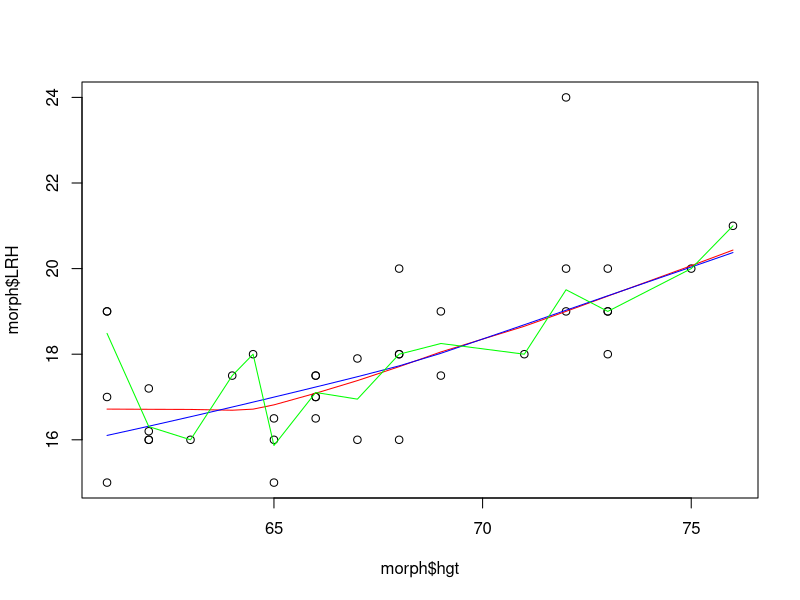
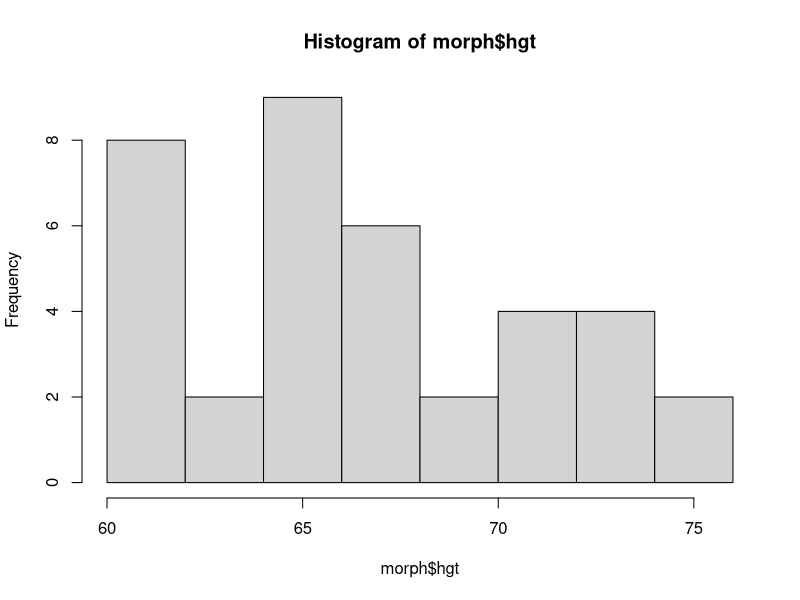
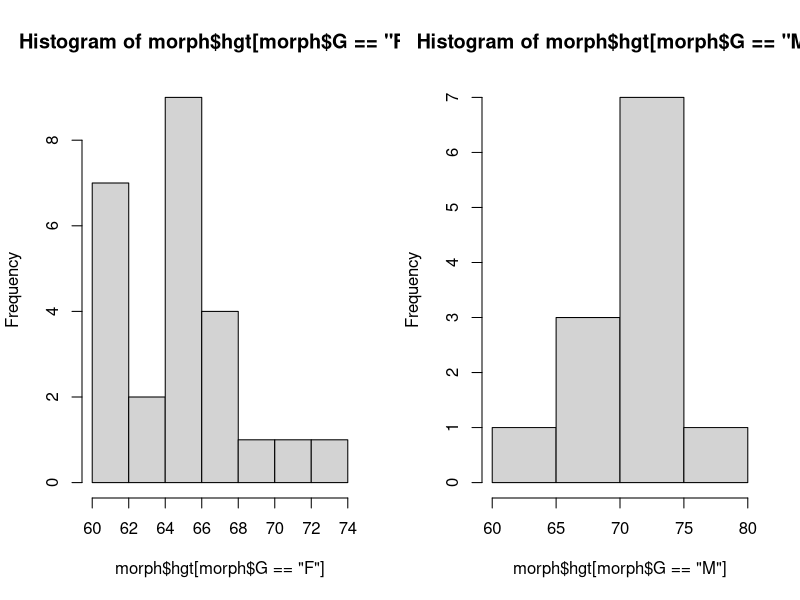
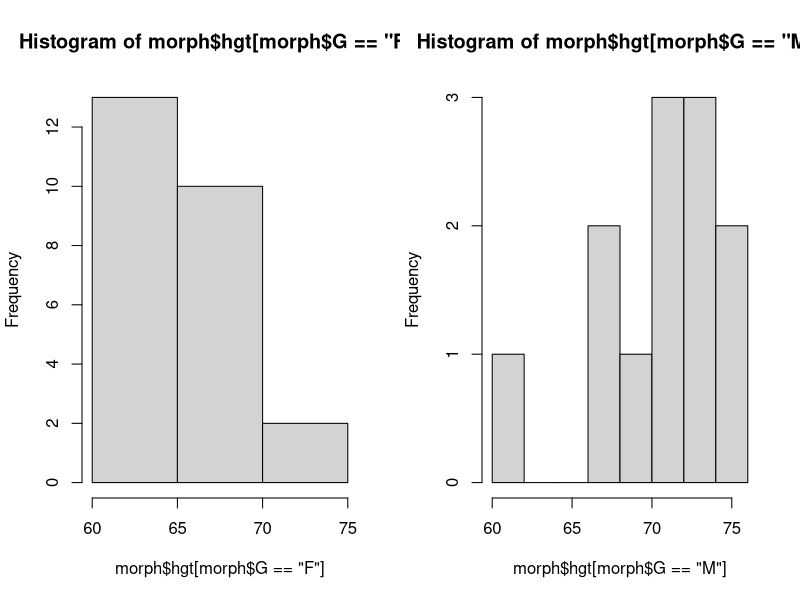
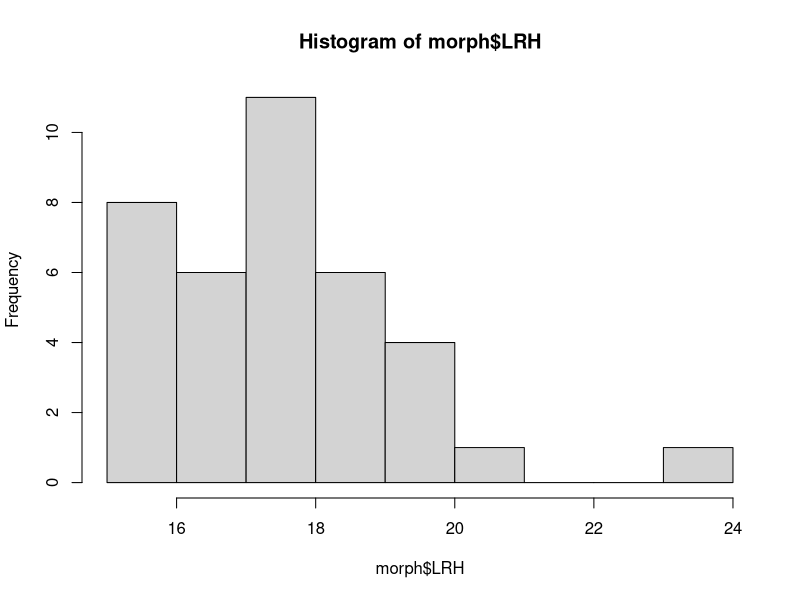
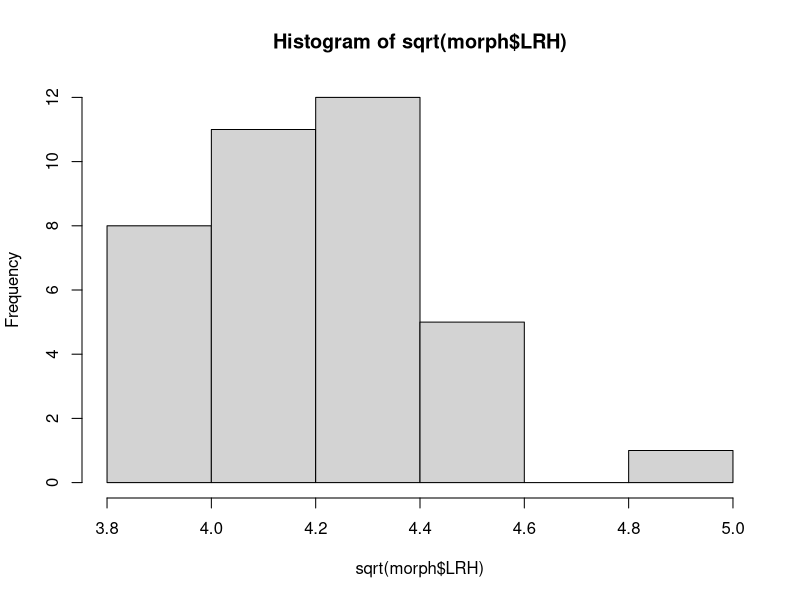
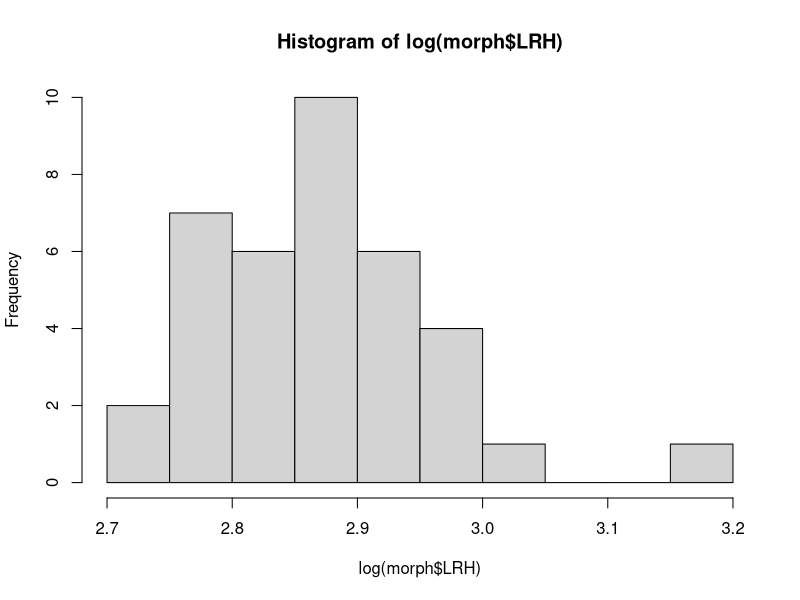
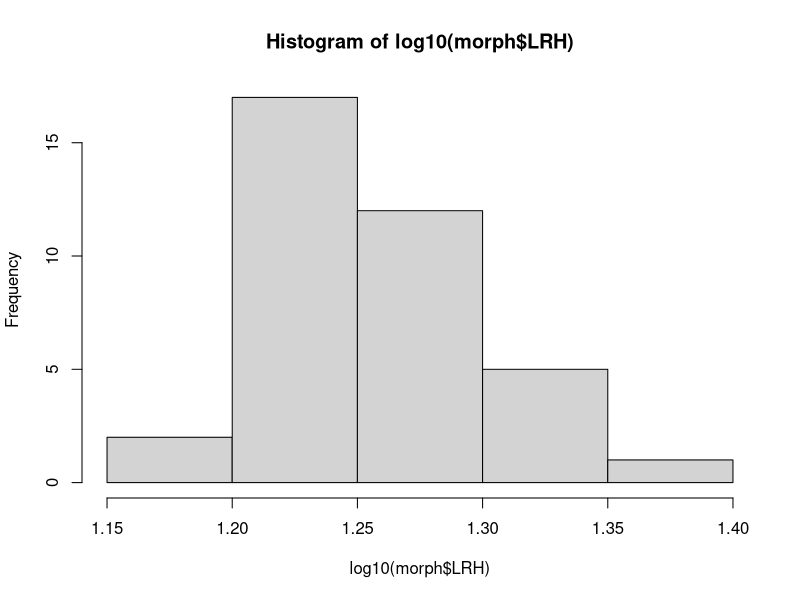

Write the R code that produced these figures, in order.
################################
#     An Introduction to R     #
# Session 6: plotting and data #
#         visualisation        #
#                              #
#        R Peer Group          #
################################

# An indroduction to data visualisation

################################################################################
# RUTH #
################################################################################

# back to the morph dataset 
# of hand lenghts hair colour etc...

morph <- read.table("Morpho.txt", 
                    header = TRUE)

str(morph)

names(morph) <- c("G", "Colour", 
                  "hgt", "LRH", 
                  "LLF")

summary(morph)

# basic scatter plot of height 
# and length of right hand

plot(morph$LRH~morph$hgt)

# add a simple smooth line (lowess)

lines(lowess(morph$LRH~morph$hgt), 
      col = "red")

# vary the smoothness using the 
# argument f

lines(lowess(morph$LRH~morph$hgt, f=1), 
      col = "blue")

lines(lowess(morph$LRH~morph$hgt, f=0.1), 
      col = "green")
##########################################

# histograms - useful for looking at 
# data distributions

hist(morph$hgt)

# within group may be more meaningful

par(mfrow = c(1,2))

hist(morph$hgt[morph$G=="F"])
hist(morph$hgt[morph$G=="M"])

# note with of bars has changed. 
# With of bars in a histogram by 
# default is based on the size 
# of the dataset.  
# Can be be changed with the argument 
# "breaks".

hist(morph$hgt[morph$G=="F"], breaks = 2)
hist(morph$hgt[morph$G=="M"], breaks = 10)


# now we can see that the women are towards 
# the short side (left) and men towards 
# the tall (right)

# suppose we wanted to think abbout 
# transformation of data here's raw 
# hist of length of hand

par(mfrow = c(1,1))

hist(morph$LRH)

hist(sqrt(morph$LRH))

# note: log()  = natural log

hist(log(morph$LRH))

hist(log10(morph$LRH))

# with a formal test...
shapiro.test(log(morph$LRH))

# basic boxplots

boxplot(morph$hgt~ morph$G)

# 95% confidence interval on medians... 

boxplot(morph$hgt~ morph$G, notch = T)

# confidence intervals and means 
# (with package "gplots")

# install package
install.packages("gplots")

# Load the package
library(gplots)

# Plotting confidence interval bars

# We need a vector of means, and a vector of 
# standard errors.
# Imagine we have birds in three different 
# habitats, e.g. woodland, pasture and wetland


par(mfrow = c(1,1))
# Let the mean weight of birds in these be 1.2kg, 
# 1.5kg and 0.9kg ie..

meanwgt <- c(1.2, 1.5, 0.9)

# and say the standard errors are as follows: 

sterr <- c(0.1, 0.2, 0.1)


# Plot 

plotCI(meanwgt, uiw = sterr, 
       barcol = "blue")

# uiw = upper limit, this must have the 
# same number of values as the number of means


# Suppose we want to do this with a dataframe. 
# Here's one way..

# If your data is organised like morph, 
# (rather than a separate column for 
# each habitat etc.) 
# First split the column of interest by 
# the factor you're interested in e.g.

spl_hgt <- split(morph$hgt,morph$Colour)
str(spl_hgt)

# It's now a list of values for each 
# hair colour

# We can then use the sapply function to 
# apply a function to each individual list 
# (hair colour)

# Here I show how to calculate three common 
# measures of error/variance which are frequently 
# plotted in ecology (namely: standard deviation, 
# standard error and 95% confidence intervals)

# To calculate means

hair_means <-  sapply(spl_hgt, mean)

# to calculate standard devation

stdev <-  sapply(spl_hgt, sd)

# Standard error is usually calculated as 
# sd / sqrt(n). Where n = sample size

# Obtain sample size of each hair colour
n <- sapply(spl_hgt, length)

# calculate standard error of each group
sterr <-  stdev/sqrt(n)

# Confidence intervals at 95 %. 
# Note that the 0.975 quantile of the t 
# distribution is used, as this is one side 
# of the error bar (i.e. we lose 0.025 either 
# side when we plot it).

conf <- qt(0.975, n) * sterr

# side by side
par(mfrow = c(1,3))

# SD

plotCI(x = hair_means, uiw = stdev, 
       barcol = "blue", pch = 16, 
       ylab = "Height (Inches)", 
       main = "Standard dev")

# SE

plotCI(x = hair_means, uiw = sterr, 
       barcol = "blue", pch = 16, 
       ylab = "Height (Inches)", 
       main = "Standard error")

# CI

plotCI(x = hair_means, uiw = conf, 
       barcol = "blue", pch = 16, 
       ylab = "Height (Inches)", 
       main = "95% confidence")

# Note: there is no error plotted where the 
# sample size = 1 (i.e. error is unknown).
##########################################

# Looking at correlation between variables

# Use the lakes data

# This dataset shows nutrient content in 
# two lakes and plant species richness.

lakes <- read.table("wchem2.txt", 
                    header = TRUE)

str(lakes)

summary(lakes)

# looking at correllations between pairs 
# of variables

pairs(lakes[,-1])

# Something is going on with TSP and TP

# Add smoothing lines
pairs(lakes[,-1], 
      panel = panel.smooth)

# This is just a visual fit of 

cor(lakes[,-1])

# Coplots can be used for looking at the 
# pattern within factors. E.g. if we want
# to know whether this relationship between 
# TP and TSP exists in both lakes..

coplot(lakes$TSP~lakes$TP|lakes$Site)

# Also note difference in the range of values 
# between lakes

# What about the relationship between plant 
# species richness and nitrogen levels within
# lakes

coplot(lakes$TON~lakes$plant_richness|lakes$Site)

# richness appears to respond differently to 
# nutrient content in each lake


################################################################################
# Mark # 
################################################################################

# To make things a little simpler in these 
# examples, I am going to use some default 
# plots stored in R

# To view a list of these use
data()
# Here I will be mostly using:

pressure
cars


##################################
# Understanding graphical devices#
##################################

# The fundamentals of R graphics can 
# appear quite complicated, but in 
# principle, the way R graphics work 
# is quite simple. The easiest way to 
# think of how R deals with graphics is 
# to focus on devices - devices are 
# essentially either windows (like the 
# one to the right if you are using R studio) 
# or files. In other words, a device is 
# the OUTPUT from R. 

# See the current device
dev.cur() # should be null device

# Show all available devices
?Devices

# Display a list of devices (more later...)
dev.list()

# Your main interaction with devices 
# will be using them to output specific 
# file types. R is very flexible with 
# devices and as a result you can output
# a large number of different files for 
# use in presentations and publications. 
# What's more, the R devices have many 
# options which allow you to specify
# how you want the output to look.

# First of all, what happens if you don't 
# specify a device?

plot(cars)
dev.cur() 

# R simply sends the output to its 
# defaul graphical device

####################
# Managing devices # 
###################

# First lets turn on some devices 

pdf()
png()
dev.list()

# You can see there are a lot of devices 
# on now.

# The numbers allow us to control the 
# devices. 
# For example to set pdf() as the current 
# device:

dev.set(4)

# We can also switch them off easily

dev.off(4)

# Switch off all the devices for now

##################################
# Outputting different file types#
##################################

# All of these functions will save a file 
# to your working directory. Use getwd() 
# to see where that is.

# Make a png file for presentations

png(file = "pressure.png")
plot(pressure)
dev.off()

# Make a postscript file for 
# publications
postscript(file = "pressure.ps")
plot(pressure)
dev.off()

# Make a pdf file for sending to 
# colleagues
pdf(file = "pressure.pdf")
plot(pressure)
dev.off()

# You can see it can be a bit of 
# hassle managing multiple devices, 
# it is best practice to turn a device 
# off once you've used it. 

# That's what dev.off() is for!

########################
# A simple alternative #
########################

# Printing to devices can sometimes 
# be a little counterintuitive, especially 
# if you are editing a plot in R.  We can 
# use dev.print to print from your standard 
# R studio device to an output device of 
# your choice. dev.print will also turn
# off the device after it has called it.

dev.cur()
plot(cars)
dev.print(device = pdf, 
          "cars.pdf", 
          onefile = FALSE)

## Specifying some extra details - 
# sizes and fonts.

# Let's imagine your manuscript was 
# accepted in Nature, but the editor 
# emails you to tell you they want 
# a figure which is 500 x 500 pixels.

# How can you make sure this is the case?

plot(cars)
dev.print(device = png, 
          "cars.png",
          width = 500, 
          height = 500)

# Altering these options has a large 
# effect!

plot(cars)
dev.print(device = png, 
          "cars_wide.png",
          width = 2000, 
          height = 500)

# Be careful to note that the values 
# of options change between devices. 
# So for example, while PNG and postscript 
# take pixels for height and width arguments, 
# the PDF device takes inches - so for A4...

plot(cars, pch = 21, bg = "blue")

dev.print(device = pdf, "cars.pdf",
          width = 8.3, height = 11.7)

# Make sure you check ?pdf, ?postscript 
# and ?png to see the arguments you can 
# pass to dev.print.

# Some quick tips for good looking graphics 
# use PNG for presentations
# use PDF if you need to print or send
# use postscript for publications
# specify the height and width in R

################################
# Setting graphical parameters #
################################

# There are many many graphical parameters 
# and we don't have time to discuss them 
# all here. However I will run through the 
# most immediately useful - for setting 
# margins and layout.

# To set parameters, we use the par() 
# function

?par
par()

# Before we go further, it might be 
# useful to save 
# our default values

default_par <- par()

# The main parameter you will want to vary 
# is the margins of a plot. The default 
# values are...

par()$mar

# These correspond to the bottom, left, top 
# and right sides of the plot and represent 
# the number of lines from the device side

# Try plotting

plot(pressure)

# This plot includes the margin space 
# i.e. white space we can get rid of

par(mar = c(3, 3, 3, 3))
plot(pressure)

# You can see that was a little too drastic...
# Perhaps this is better?

par(mar = c(4.1, 4.1, 1.5, 1.5))
plot(pressure)

# To return things to how they were 
# before

par(default_par) #ignore the warnings
plot(pressure)

#################
#  PLOT LAYOUT  #
#################

# There are many, many ways to do this
# I will show you three simple ones

# First there are two ways using par

# first use mfrow - this will partition
# the graphic device by x rows and y columns
# and  fill by the rows.

# So this will produce 2 graphs, one on 
# top of the other

par(mfrow = c(2, 1))
boxplot(cars)
boxplot(pressure)

# This will produce 4 graphs, side by side

par(mfrow = c(2, 2))
plot(cars)
plot(pressure)
boxplot(cars)
boxplot(pressure)

# mfcol is identical but fills by columns
# How does this differ?

par(mfcol = c(2, 2))
plot(cars)
plot(pressure)
boxplot(cars)
boxplot(pressure)

# Return to default for the next example

par(default_par)

## Layout ###
# The layout function allows advanced 
# customisation of the graphical device. 
# It takes a matrix as an argument, with 
# the numbers in the matrix corresponding 
# to sections of the device

# So to split the device in four

mat <- matrix(1:4, ncol = 2, 
              nrow = 2)
layout(mat)

# What if you want to see the layout? 
# Use layout.show with the total number 
# of sections as an argument.

layout.show(4)

# There are many many possibilities. 
# Here are a few useful examples

mat <- matrix (1:6, ncol = 2, 
               nrow = 3)
layout(mat)
layout.show(6)

mat <- matrix (1:6, ncol = 3, 
               nrow = 2)
layout(mat)
layout.show(6)

mat <- matrix (c(1:3, 3), 
               ncol = 2, 
               nrow = 2)
layout(mat)
layout.show(3)

# Now remember the ugly squished graphs 
# we got earlier? 
# Well we can combine these approaches to
# overcome that:

# Set up layout matrix

mat <- matrix (c(1, 1:3), 
               ncol = 2, 
               nrow = 2)

# Pass to device

layout(mat)

# adjust margins

par(mar = c(4.2, 4.2, 2, 2))

# plot 1
plot(cars, las = 1, pch = 21, 
     bg = "red", cex = 1.15, 
     xlab = "Distance", 
     ylab = "Speed")

# plot 2
hist(cars$dist, breaks = 20, 
     col = "light grey", 
     las = 1, main = NULL, 
     xlab = "Distance")

# plot 3
hist(cars$speed, breaks = 20, 
     col = "dark grey", 
     las = 1, main = NULL, 
     xlab = "Speed")

# print the plot to device

dev.print(device = pdf, "cars.pdf")

# Take a look at the PDF and think 
# about how long it would take to 
# make something like that in excel... ;)

################################################################################
# Kevin #
################################################################################

# reset par
par(mfrow = c(1,1))

#########################
# Some additional data  # 
# visualisation tools.  #
#########################

# DIY se/sd/ci bar plotting

# For non-normally distributed data
locData <- read.table("locusData.txt", 
                      header = TRUE)

str(locData)

# Plot the mean locus value
# with the upper and lower
# 95% ci's.

# create an empty plot

plot(locData$Mean, xaxt = "n", xlab = "",
     ylab = expression("D"["Jost"]), 
     las = 2, type = "n")

# add mean points to the empty plot
points(locData$Mean, pch = 15, 
       col = "blue")

# add error bars (Low)
arrows(x0 = 1:length(locData$Mean),
       y0 = locData$Mean, 
       x1 = 1:length(locData$Mean), 
       y1 = locData$Low, angle = 90,
       code = 2, lwd = 2)

# get rid of zero data to fix
# warnings

locData <- locData[locData$Mean != 0, ]

# replot new data

# create an empty plot

plot(locData$Mean, xaxt = "n", xlab = "",
     ylab = expression("D"["Jost"]), 
     las = 2, type = "n")


# add error bars (Low) (change length)
arrows(x0 = 1:length(locData$Mean),
       y0 = locData$Mean, 
       x1 = 1:length(locData$Mean), 
       y1 = locData$Low, angle = 90,
       code = 2, lwd = 2, 
       length = 0.05)

# add upper bars
arrows(x0 = 1:length(locData$Mean),
       y0 = locData$Mean, 
       x1 = 1:length(locData$Mean), 
       y1 = locData$Hi, angle = 90,
       code = 2, lwd = 2, 
       length = 0.05)

# add mean points to the empty plot
points(locData$Mean, pch = 15, 
       col = "blue", cex = 0.5)

# Add upper and lower at once
# create an empty plot

plot(locData$Mean, xaxt = "n", xlab = "",
     ylab = expression("D"["Jost"]), 
     las = 2, type = "n")


# add error bars (Low) (change length)
arrows(x0 = c(1:length(locData$Mean),
              1:length(locData$Mean)),
       y0 = c(locData$Mean,
              locData$Mean), 
       y1 = c(locData$Low,
              locData$Hi),
       angle = 90, code = 2, 
       lwd = 2, length = 0.05)

# add the points
points(locData$Mean, pch = 15, 
       col = "blue")

# Add labels to x axis
axis(1, at = 1:nrow(locData),
     labels = as.character(locData$Locus),
     las = 2)

# Adjust the space for labels
par(mar = c(5, 5, 4, 4))

# replot
plot(locData$Mean, xaxt = "n", xlab = "",
     ylab = expression("D"["Jost"]), 
     las = 2, type = "n")


# add error bars (Low) (change length)
arrows(x0 = c(1:length(locData$Mean),
              1:length(locData$Mean)),
       y0 = c(locData$Mean,
              locData$Mean), 
       y1 = c(locData$Low,
              locData$Hi),
       angle = 90, code = 2, 
       lwd = 2, length = 0.05)

# add the points
points(locData$Mean, pch = 15, 
       col = "blue", cex = 0.8)

# Add labels to x axis
axis(1, at = 1:nrow(locData),
     labels = as.character(locData$Locus),
     las = 2, cex.axis = 0.7)


############################
# Big matrix visualisation #
############################

# Creating colour gradients 
# using the plotrix package

# Sometimes it is difficult to
# make sense from your data
# without some plottrickery.

# When plotting large pairwise
# matrices it is often useful
# to use colour to visualise
# parameter magnitude.

# read in a matrix of pairwise
# genetic distances between 50
# population samples. (i.e. 1225 
# comparisons)

dist_mat <- read.table("big_matrix.txt", 
                       header = FALSE, 
                       na.strings = "-9")

# To plot out data we should use 
# the function 'image'. First,
# the data should be in matrix
# format.

dist_mat <- as.matrix(dist_mat)

# plot

image(dist_mat)

# terrain colours

image(dist_mat, 
      col = terrain.colors(10))

# topo colours

image(dist_mat, 
      col = topo.colors(10))

# rainbow colours 

image(dist_mat, 
      col = rainbow(10))


# We can make our own colour
# gradients using the 'plotrix'
# package.

# install the package from CRAN

install.packages("plotrix")

# load the package to the current
# session

library("plotrix")

# the function we want to use is

?colorRampPalette

myCols1 <- colorRampPalette(c("blue", 
                              "white"))

myCols2 <- colorRampPalette(c("brown", 
                              "yellow"))

myCols3 <- colorRampPalette(c("blue", 
                              "red"))

myCols4 <- colorRampPalette(c("grey", 
                              "blue", 
                              "white"))


myCols1(5) # outputs hex colours

# now we can use our gradient
# function to plot our data

image(dist_mat, col = myCols1(10))
image(dist_mat, col = myCols2(10))
image(dist_mat, col = myCols3(10))
image(dist_mat, col = myCols4(10))

# What about a legend to remind
# us of the colour representation

# The plotrix package has a function
?color.legend

image(dist_mat, col = myCols1(10))

labs <- c(round(min(dist_mat, 
                    na.rm = TRUE), 2),
          round(median(dist_mat, 
                       na.rm = TRUE), 2),
          round(max(dist_mat, 
                    na.rm = TRUE), 2))

color.legend(xl = 0.1, yb = 0.4, 
             xr = 0.2, 
             yt = 0.8, 
             legend = labs,
             rect.col = myCols1(10), 
             gradient = "y")

# What do the axes mean?
# nothing here.

# remove them and add pop names

pop_names <- paste("pop", 1:ncol(dist_mat), 
                   sep = "" )

image(dist_mat, col = myCols1(10),
      xaxt = "n", yaxt = "n")

color.legend(xl = 0.1, yb = 0.4, xr = 0.2, 
             yt = 0.8, legend = labs,
             rect.col = myCols1(10), 
             gradient = "y")


labPos <- seq(from = 0, to = 1, 
              by = 1/ncol(dist_mat))
axis(1, at = labPos[-1], 
     labels = pop_names, 
     las = 2)
axis(2, at = labPos[-98], 
     labels = pop_names, 
     las = 2)

# change the angle of axis labels

image(dist_mat, col = myCols1(10),
      xaxt = "n", yaxt = "n")

color.legend(xl = 0.1, yb = 0.4, 
             xr = 0.2, yt = 0.8, 
             legend = labs,
             rect.col = myCols1(10), 
             gradient = "y")

# set up the x axis
axis(1, at = labPos[-1], 
     labels =FALSE)
# add labels
text(labPos[-1],par("usr")[3] - 0.05, 
     srt = 45, adj = 1,
     labels = pop_names, 
     xpd = TRUE)

# No point in trying y axis.
# There is too much information.

# Alternative plot example.
